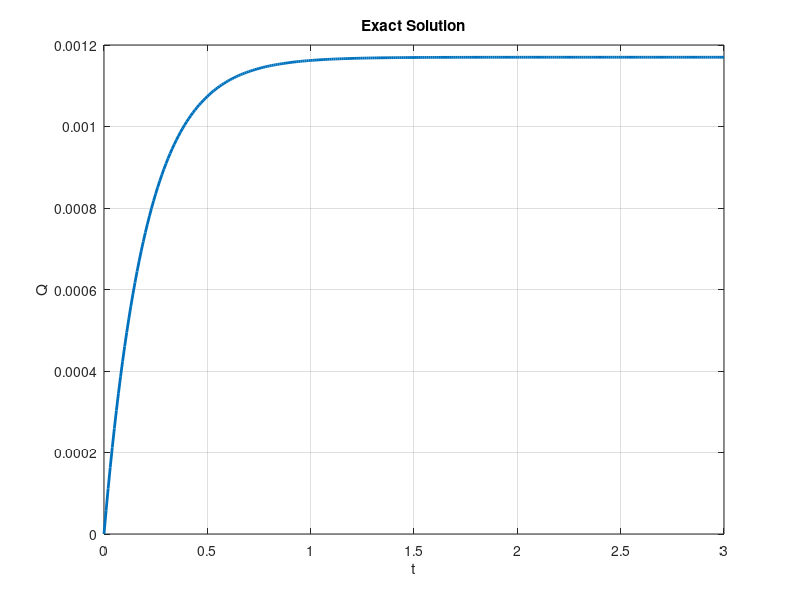
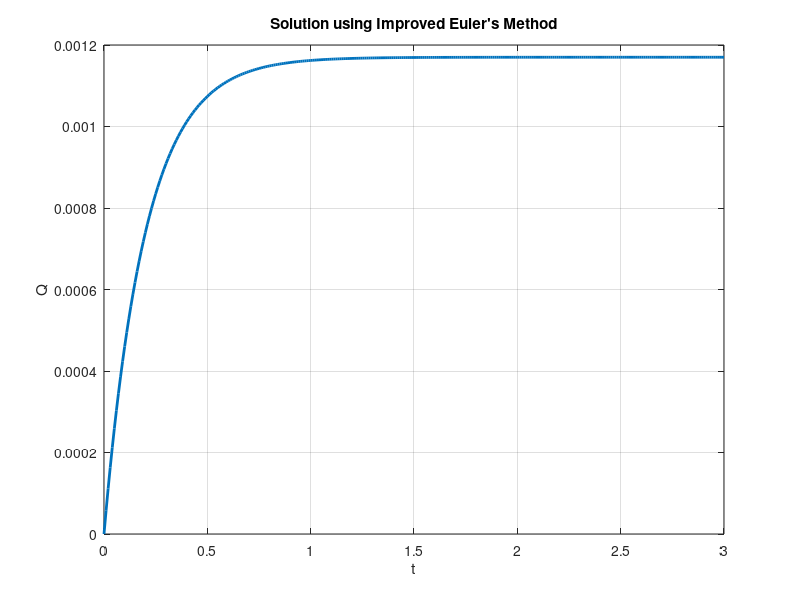

Write MATLAB code to recreate these figures, in order.
clc , close all ; 
clf , clear all ; 
%%%%%%%%%%%%%%%%%%%%%%%%%%%%%%%%%%%%%%%%%%%%%%%%%%%%%%%%%%%%%%%%%%%%%%%%%%
% Given
R = 20000 ; 
C = 10e-6 ; 
E = 117 ; 

f = @(t,q) (E/R - q/(R*C)) ;
% Plotting actual value using actual answer
tau = R*C ;
actual_ans = @(t) E*C*(1-exp(-t/tau)) ; 
t = 0 : .01 : 3 ;
q = actual_ans(t) ;
plot(t,q,'LineWidth',2) ;
title('Exact Solution','LineWidth',2) ;
xlabel('t','LineWidth',2) ;
ylabel('Q','LineWidth',2) ;
grid on ;
figure ; 
% calculating actual value
actual_value = actual_ans(3) ;
fprintf('Actual value of Q(3) : %f\n',actual_value) ;

% Improved Euler Method
t(1) = 0 ; 
q(1) = 0 ;
max_value = 3 ; 
step_size = .01 ;
n = max_value / step_size ; 
for i = 1 : n 
    p = q(i) + step_size * f(q(i),q(i)) ;
    t(i+1) = t(i) + step_size ;
    q(i+1) = q(i) + step_size * .5 * (f(t(i),q(i))+f(t(i+1),p)) ; 
end
plot(t,q,'LineWidth',2) ;
title('Solution using Improved Euler''s Method','LineWidth',2) ;
xlabel('t','LineWidth',2) ;
ylabel('Q','LineWidth',2) ;
grid on ;
fprintf('Value of Q(3) using Improved Euler''s Method : %f\n',q(i+1)) ;
